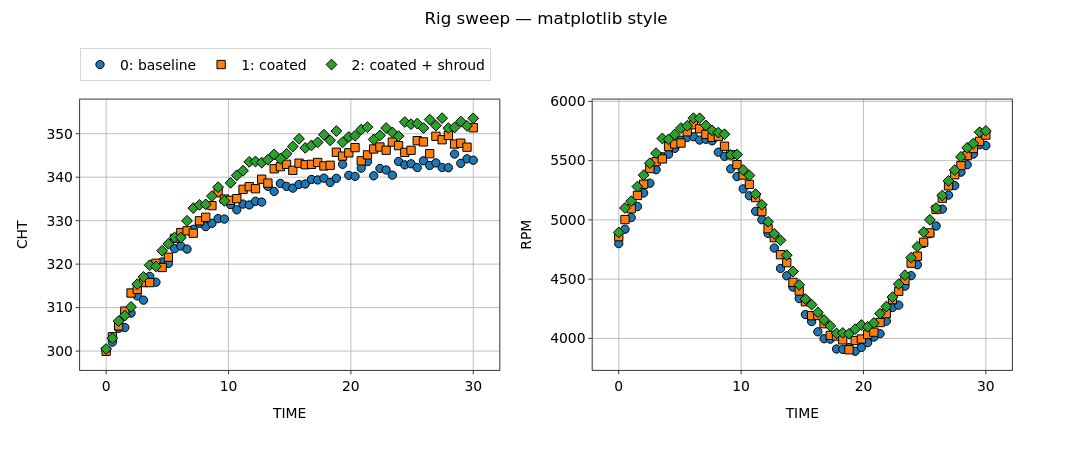

The code cell stored with this chart in its notebook:
### Markdown cell above
## 2. One call

Same plot call, different look: white plot area framed by spines on all four
sides, ticks pointing outward, **no** zero line, a gray grid, DejaVu Sans at
Matplotlib's point sizes, and the **tab10** color cycle.

### Code cell
nb.set_plot_style('matplotlib')
nb.plot(x='TIME', y=['CHT', 'RPM'], suptitle='Rig sweep — matplotlib style')
